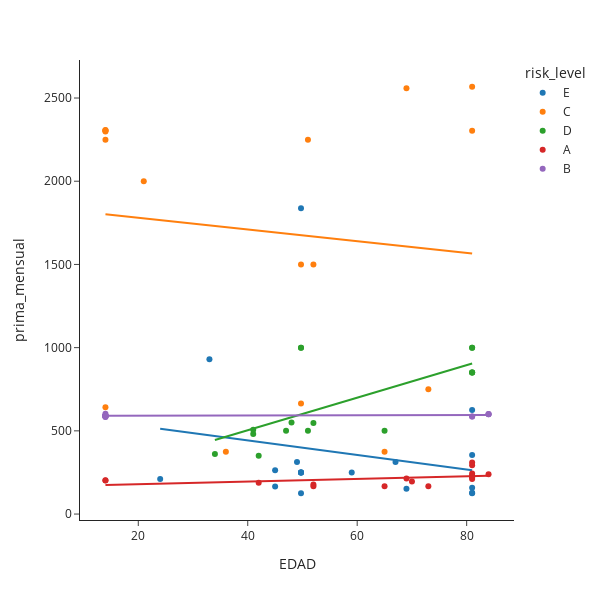

Source (notebook cell):
### Code cell
fig = px.scatter(joined, x="EDAD", y="prima_mensual", color="risk_level",  trendline="ols", template="simple_white", width=600,height=600)
fig.show()

### Figure 1 — Plotly figure (JSON) as saved in the notebook; plotly's stock layout.template omitted (floating-point values rounded to 4 significant figures)
{"data": [{"hovertemplate": "risk_level=E<br>EDAD=%{x}<br>prima_mensual=%{y}<extra></extra>", "legendgroup": "E", "marker": {"color": "#1F77B4", "symbol": "circle"}, "mode": "markers", "name": "E", "orientation": "v", "showlegend": true, "type": "scatter", "x": [81, 49.73, 49.73, 49, 59, 81, 45, 67, 81, 45, 69, 49.73, 49.73, 49.73, 49.73, 24, 81, 81, 33], "xaxis": "x", "y": [125, 125, 1838.0, 312.5, 250, 354.6, 262.5, 312.5, 625, 165.2, 152.2, 250, 250, 250, 250, 210, 128.1, 157.5, 929.5], "yaxis": "y"}, {"hovertemplate": "<b>OLS trendline</b><br>prima_mensual = -4.35499 * EDAD + 616.523<br>R<sup>2</sup>=0.034926<br><br>risk_level=E<br>EDAD=%{x}<br>prima_mensual=%{y} <b>(trend)</b><extra></extra>", "legendgroup": "E", "marker": {"color": "#1F77B4", "symbol": "circle"}, "mode": "lines", "name": "E", "showlegend": false, "type": "scatter", "x": [24, 33, 45, 45, 49, 49.73, 49.73, 49.73, 49.73, 49.73, 49.73, 59, 67, 69, 81, 81, 81, 81, 81], "xaxis": "x", "y": [512.0, 472.8, 420.5, 420.5, 403.1, 399.9, 399.9, 399.9, 399.9, 399.9, 399.9, 359.6, 324.7, 316.0, 263.8, 263.8, 263.8, 263.8, 263.8], "yaxis": "y"}, {"hovertemplate": "risk_level=C<br>EDAD=%{x}<br>prima_mensual=%{y}<extra></extra>", "legendgroup": "C", "marker": {"color": "#FF7F0E", "symbol": "circle"}, "mode": "markers", "name": "C", "orientation": "v", "showlegend": true, "type": "scatter", "x": [36, 65, 52, 49.73, 73, 14, 14, 14, 81, 49.73, 14, 14, 14, 69, 51, 21, 81], "xaxis": "x", "y": [375, 375, 1500, 1500, 750, 641.4, 2305.0, 2308.0, 2303.0, 664.7, 2300.0, 2250, 2305.0, 2559.0, 2250, 2000, 2568.0], "yaxis": "y"}, {"hovertemplate": "<b>OLS trendline</b><br>prima_mensual = -3.51419 * EDAD + 1850.41<br>R<sup>2</sup>=0.012402<br><br>risk_level=C<br>EDAD=%{x}<br>prima_mensual=%{y} <b>(trend)</b><extra></extra>", "legendgroup": "C", "marker": {"color": "#FF7F0E", "symbol": "circle"}, "mode": "lines", "name": "C", "showlegend": false, "type": "scatter", "x": [14, 14, 14, 14, 14, 14, 21, 36, 49.73, 49.73, 51, 52, 65, 69, 73, 81, 81], "xaxis": "x", "y": [1801.0, 1801.0, 1801.0, 1801.0, 1801.0, 1801.0, 1777.0, 1724.0, 1676.0, 1676.0, 1671.0, 1668.0, 1622.0, 1608.0, 1594.0, 1566.0, 1566.0], "yaxis": "y"}, {"hovertemplate": "risk_level=D<br>EDAD=%{x}<br>prima_mensual=%{y}<extra></extra>", "legendgroup": "D", "marker": {"color": "#2CA02C", "symbol": "circle"}, "mode": "markers", "name": "D", "orientation": "v", "showlegend": true, "type": "scatter", "x": [65, 51, 34, 47, 42, 48, 49.73, 49.73, 81, 81, 81, 81, 81, 52, 41, 41], "xaxis": "x", "y": [500, 500, 361.5, 500, 350, 550, 1000, 1000, 850, 850, 850, 1000, 1000, 547.8, 481.4, 507.2], "yaxis": "y"}, {"hovertemplate": "<b>OLS trendline</b><br>prima_mensual = 9.78004 * EDAD + 112.304<br>R<sup>2</sup>=0.479203<br><br>risk_level=D<br>EDAD=%{x}<br>prima_mensual=%{y} <b>(trend)</b><extra></extra>", "legendgroup": "D", "marker": {"color": "#2CA02C", "symbol": "circle"}, "mode": "lines", "name": "D", "showlegend": false, "type": "scatter", "x": [34, 41, 41, 42, 47, 48, 49.73, 49.73, 51, 52, 65, 81, 81, 81, 81, 81], "xaxis": "x", "y": [444.8, 513.3, 513.3, 523.1, 572.0, 581.7, 598.7, 598.7, 611.1, 620.9, 748.0, 904.5, 904.5, 904.5, 904.5, 904.5], "yaxis": "y"}, {"hovertemplate": "risk_level=A<br>EDAD=%{x}<br>prima_mensual=%{y}<extra></extra>", "legendgroup": "A", "marker": {"color": "#D62728", "symbol": "circle"}, "mode": "markers", "name": "A", "orientation": "v", "showlegend": true, "type": "scatter", "x": [42, 52, 52, 65, 73, 81, 81, 81, 14, 14, 81, 84, 69, 81, 81, 81, 81, 70], "xaxis": "x", "y": [187.5, 177.1, 166.7, 166.7, 166.7, 226.5, 220.3, 244.1, 203.6, 202.3, 226.5, 238.8, 214.2, 226.2, 210.1, 292.5, 310.1, 195.8], "yaxis": "y"}, {"hovertemplate": "<b>OLS trendline</b><br>prima_mensual = 0.784383 * EDAD + 163.759<br>R<sup>2</sup>=0.197061<br><br>risk_level=A<br>EDAD=%{x}<br>prima_mensual=%{y} <b>(trend)</b><extra></extra>", "legendgroup": "A", "marker": {"color": "#D62728", "symbol": "circle"}, "mode": "lines", "name": "A", "showlegend": false, "type": "scatter", "x": [14, 14, 42, 52, 52, 65, 69, 70, 73, 81, 81, 81, 81, 81, 81, 81, 81, 84], "xaxis": "x", "y": [174.7, 174.7, 196.7, 204.5, 204.5, 214.7, 217.9, 218.7, 221.0, 227.3, 227.3, 227.3, 227.3, 227.3, 227.3, 227.3, 227.3, 229.6], "yaxis": "y"}, {"hovertemplate": "risk_level=B<br>EDAD=%{x}<br>prima_mensual=%{y}<extra></extra>", "legendgroup": "B", "marker": {"color": "#9467BD", "symbol": "circle"}, "mode": "markers", "name": "B", "orientation": "v", "showlegend": true, "type": "scatter", "x": [14, 84, 14, 14, 14, 14, 14, 14, 14, 14, 14, 14, 14, 84, 84, 81, 81], "xaxis": "x", "y": [582.6, 599.1, 602.8, 588.6, 589.9, 589.9, 592.3, 592.3, 592.3, 589.9, 589.9, 589.9, 584.3, 600.9, 599.2, 586.8, 586.8], "yaxis": "y"}, {"hovertemplate": "<b>OLS trendline</b><br>prima_mensual = 0.063071 * EDAD + 589.454<br>R<sup>2</sup>=0.124776<br><br>risk_level=B<br>EDAD=%{x}<br>prima_mensual=%{y} <b>(trend)</b><extra></extra>", "legendgroup": "B", "marker": {"color": "#9467BD", "symbol": "circle"}, "mode": "lines", "name": "B", "showlegend": false, "type": "scatter", "x": [14, 14, 14, 14, 14, 14, 14, 14, 14, 14, 14, 14, 81, 81, 84, 84, 84], "xaxis": "x", "y": [590.3, 590.3, 590.3, 590.3, 590.3, 590.3, 590.3, 590.3, 590.3, 590.3, 590.3, 590.3, 594.6, 594.6, 594.8, 594.8, 594.8], "yaxis": "y"}], "layout": {"height": 600, "legend": {"title": {"text": "risk_level"}, "tracegroupgap": 0}, "margin": {"t": 60}, "width": 600, "xaxis": {"anchor": "y", "autorange": true, "domain": [0, 1], "range": [9.339, 88.66], "title": {"text": "EDAD"}, "type": "linear"}, "yaxis": {"anchor": "x", "autorange": true, "domain": [0, 1], "range": [-35.75, 2729.0], "title": {"text": "prima_mensual"}, "type": "linear"}}}
